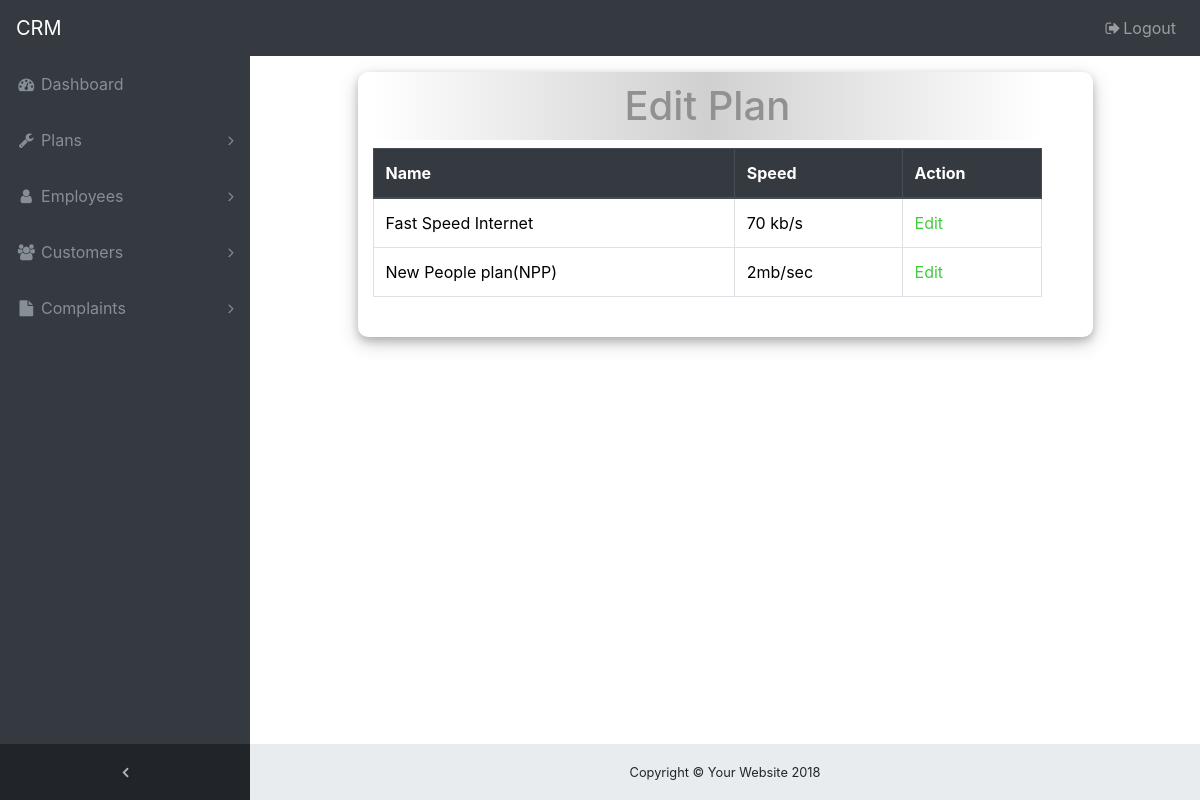
/pages/plan_edit.php (signed in), run on the app's committed database.
### tables this page shows
CREATE TABLE `plan` (
  `p_id` int(11) NOT NULL,
  `p_name` varchar(60) NOT NULL,
  `p_speed` varchar(50) NOT NULL,
  `p_cost` varchar(50) NOT NULL,
  `p_duration` varchar(50) NOT NULL
);

### pages/plan_edit.php (the view, shortened to what this page needs)
<?php include ('header.php'); ?>
<?php include ('../includes/app.php');?>
<div class="row justify-content-center">
	<div class="col-sm-9  pb-4">
		<h3 class="text-center">Edit Plan</h3>
		<table class="table table-bordered table-hover">
			<thead class="thead-dark">
				<th>Name</th>
				<th>Speed</th>
				<th>Action</th>
			</thead>
			<tbody>
				<?php
				$sql = mysqli_query($con,'SELECT * from plan');
				while($row = mysqli_fetch_array($sql)){
					echo '
						<tr>
						  <td>'.$row['p_name'].'</td>
						  <td>'.$row['p_speed'].'</td>
						  <td><a href="plan_update.php?id='.$row['p_id'].'">Edit</a></td>
						</tr>
					';
				}
				?>
			</tbody>
		</table>
	</div>
</div>
<?php include('../includes/footer.php');?>

### css/style.css (style rules this page uses)
html { position: relative; min-height: 100%; }
body { overflow-x: hidden; }
body.sticky-footer { margin-bottom: 56px; }
body.fixed-nav { padding-top: 56px; }

### css/custom.css (style rules this page uses)
.col-sm-9 { ackground-color: #e0e2e426 !important; border-radius: 10px; box-shadow: 0 4px 8px 0 rgba(0, 0, 0, 0.2), 0 6px 20px 0 rgba(0, 0, 0, 0.19); margin-bottom: 20px; }
tr { color: black; }
h3 { color: #919191; padding: 10px 0px 10px 0px; font-size: 40px; width: 95%; margin-right: 5%; background-image: linear-gradient(to right, #e1cbcb00,#97979773,#ffffff00); }
.col-sm-9 table { width: 95%;margin-right: 5%;color: white; }
.col-sm-9 table a { color: #41CB3E; }

### data on the page
plan: p_name "Fast Speed Internet", p_speed "70 kb/s"
plan: p_name "New People plan(NPP)", p_speed "2mb/sec"
